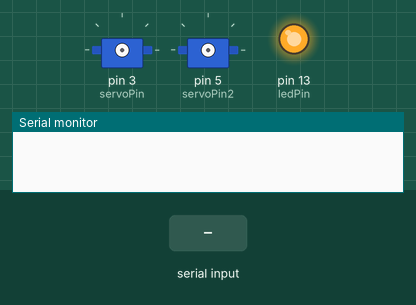
Recording of a sketch running on a simulated Arduino Uno, built with avr-gcc and run on an emulated ATmega328P. On the bench: 2 × servo, output pins drawn as LEDs (lit = HIGH), the last lines printed to the serial monitor. Inputs (shaded band) come from the test bench.

Above: at 1.2 s.
1.3 s: "q" received over Serial
2.8 s: byte 121 ('y') received over Serial
At 3.4 s:
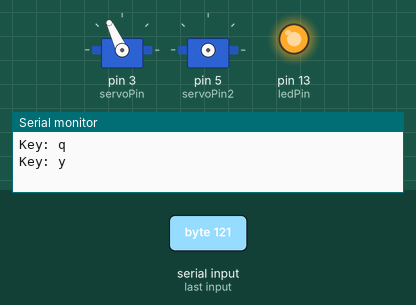
4.3 s: byte 97 ('a') received over Serial
5.8 s: byte 115 ('s') received over Serial
At 7.0 s:
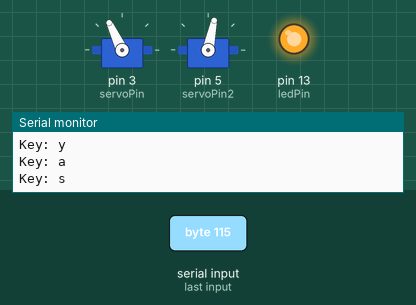
7.3 s: "Q" received over Serial
At 8.3 s:
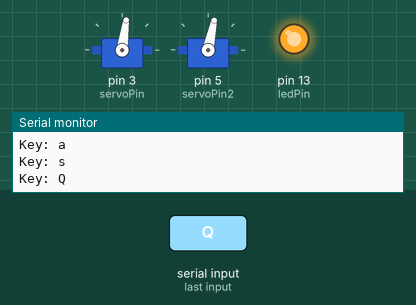
8.8 s: byte 65 ('A') received over Serial
At 9.5 s:
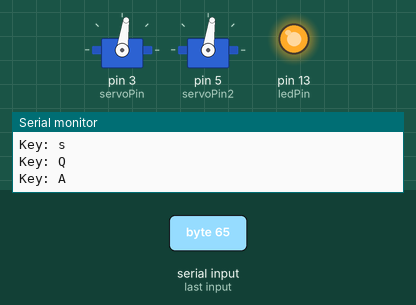
Timing chart, 0 to 11.3 s (numbered marks = the images above; inputs shaded):
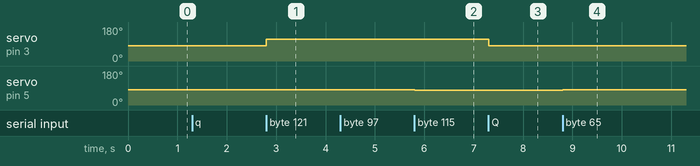

Measured:
- after the input at 2.8 s, servo on pin 3 (servoPin): 82° → 115° at once
- after the input at 5.8 s, servo on pin 5 (servoPin2): 82° → 78° at once
- after the input at 7.3 s, servo on pin 3 (servoPin): 115° → 82° at once
- after the input at 8.8 s, servo on pin 5 (servoPin2): 78° → 82° at once

The sketch:

beeyoo.ino
```cpp
#include <Servo.h>

int servoPin = 3;
int servoPin2 = 5;
int ledPin = 13;

Servo Servo1;
Servo Servo2;

char incomingByte;

void setup() {
   Serial.begin(9600);
   pinMode(ledPin, OUTPUT);
   digitalWrite(ledPin, HIGH);
}

void loop(){

        // Troubleshooting
        if (Serial.available() > 0) {
                incomingByte = Serial.read();
                Serial.print("Key: ");
                Serial.println(incomingByte);
        }

        // Bell Slow
        if (incomingByte == 'q' || incomingByte == 'Q')
        {
          digitalWrite(ledPin, HIGH);
          Servo1.attach(servoPin);
          Servo1.write(82);
        }

        // Bell Med
        if (incomingByte == 'w' || incomingByte == 'W')
        {
          digitalWrite(ledPin, HIGH);
          Servo1.attach(servoPin);
          Servo1.write(78);
        }

        // Bell Fast
        if (incomingByte == 'e' || incomingByte == 'E')
        {
          digitalWrite(ledPin, HIGH);
          Servo1.attach(servoPin);
          Servo1.write(70);
        }

        // Bell Slow R
        if (incomingByte == 'r' || incomingByte == 'R')
        {
          digitalWrite(ledPin, HIGH);
          Servo1.attach(servoPin);
          Servo1.write(99);
        }

        // Bell Med R
        if (incomingByte == 't' || incomingByte == 'T')
        {
          digitalWrite(ledPin, HIGH);
          Servo1.attach(servoPin);
          Servo1.write(107);
        }

        // Bell Fast R
        if (incomingByte == 'y' || incomingByte == 'Y')
        {
          digitalWrite(ledPin, HIGH);
          Servo1.attach(servoPin);
          Servo1.write(115);
        }

        // Feeder Slow
        if (incomingByte == 'a' || incomingByte == 'A')
        {
          digitalWrite(ledPin, HIGH);
          Servo2.attach(servoPin2);
          Servo2.write(82);
        }

        // Feeder Med
        if (incomingByte == 's' || incomingByte == 'S')
        {
          digitalWrite(ledPin, HIGH);
          Servo2.attach(servoPin2);
          Servo2.write(78);
        }

        // Feeder Slow R
        if (incomingByte == 'd' || incomingByte == 'D')
        {
          digitalWrite(ledPin, HIGH);
          Servo2.attach(servoPin2);
          Servo2.write(103);
        }

        // Feeder Med R
        if (incomingByte == 'f' || incomingByte == 'F')
        {
          digitalWrite(ledPin, HIGH);
          Servo2.attach(servoPin2);
          Servo2.write(107);
        }

        // Stop all
        if (incomingByte == 'z' || incomingByte == 'Z')
        {
          digitalWrite(ledPin, LOW);
          Servo1.detach();
          Servo2.detach();
        }
          else
        {
        }
}

/* Bell
 * Slow Q
 * Med W
 * Fast E
 *
 * Bell - Reverse
 * Slow R
 * Med T
 * Fast Y
 *
 * Feeder
 * Slow A
 * Med S
 *
 * Feeder - Reverse
 * Slow D
 * Med F
 *
 * Stop
 * Detach Z
 */
```
